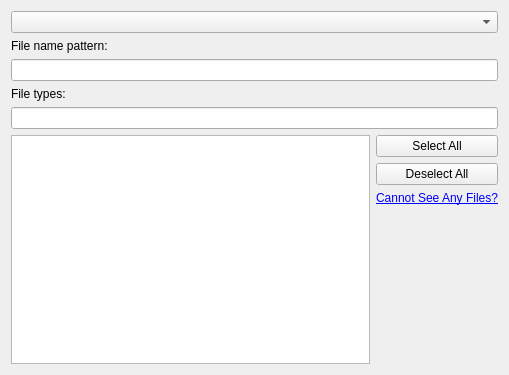
<?xml version="1.0" encoding="UTF-8"?>
<ui version="4.0">
 <class>folderviewFilterConfig</class>
 <widget class="QWidget" name="folderviewFilterConfig">
  <property name="geometry">
   <rect>
    <x>0</x>
    <y>0</y>
    <width>509</width>
    <height>375</height>
   </rect>
  </property>
  <property name="sizePolicy">
   <sizepolicy hsizetype="Expanding" vsizetype="Expanding">
    <horstretch>0</horstretch>
    <verstretch>0</verstretch>
   </sizepolicy>
  </property>
  <property name="minimumSize">
   <size>
    <width>500</width>
    <height>0</height>
   </size>
  </property>
  <layout class="QVBoxLayout" name="verticalLayout_2">
   <item>
    <widget class="QComboBox" name="filterCombo">
     <property name="toolTip">
      <string>&lt;!DOCTYPE HTML PUBLIC &quot;-//W3C//DTD HTML 4.0//EN&quot; &quot;http://www.w3.org/TR/REC-html40/strict.dtd&quot;&gt;
&lt;html&gt;&lt;head&gt;&lt;meta name=&quot;qrichtext&quot; content=&quot;1&quot; /&gt;&lt;style type=&quot;text/css&quot;&gt;
p, li { white-space: pre-wrap; }
&lt;/style&gt;&lt;/head&gt;&lt;body style=&quot; font-family:'Sans Serif'; font-size:10pt; font-weight:400; font-style:normal;&quot;&gt;
&lt;p style=&quot; margin-top:12px; margin-bottom:12px; margin-left:0px; margin-right:0px; -qt-block-indent:0; text-indent:0px;&quot;&gt;If you have selected &quot;Show Files Matching&quot; or &quot;Hide Files Matching&quot;, only the files matching BOTH the conditions will be shown or hidden respectively.&lt;/p&gt;
&lt;p style=&quot; margin-top:12px; margin-bottom:12px; margin-left:0px; margin-right:0px; -qt-block-indent:0; text-indent:0px;&quot;&gt;For example, if you have &quot;*&quot; as your pattern, but have nothing selected in the MIME types, no files will be shown.&lt;/p&gt;&lt;/body&gt;&lt;/html&gt;</string>
     </property>
     <property name="whatsThis">
      <string/>
     </property>
    </widget>
   </item>
   <item>
    <widget class="QFrame" name="fileFilters">
     <property name="sizePolicy">
      <sizepolicy hsizetype="Preferred" vsizetype="Preferred">
       <horstretch>0</horstretch>
       <verstretch>10</verstretch>
      </sizepolicy>
     </property>
     <layout class="QGridLayout" name="gridLayout_3">
      <property name="margin">
       <number>0</number>
      </property>
      <item row="0" column="1">
       <layout class="QGridLayout" name="mimeTypeLayout">
        <item row="5" column="0">
         <layout class="QHBoxLayout" name="horizontalLayout" stretch="1,0">
          <item>
           <widget class="QListView" name="filterFilesList">
            <property name="sizePolicy">
             <sizepolicy hsizetype="Expanding" vsizetype="Expanding">
              <horstretch>0</horstretch>
              <verstretch>0</verstretch>
             </sizepolicy>
            </property>
            <property name="selectionMode">
             <enum>QAbstractItemView::NoSelection</enum>
            </property>
            <property name="flow">
             <enum>QListView::TopToBottom</enum>
            </property>
            <property name="uniformItemSizes">
             <bool>true</bool>
            </property>
           </widget>
          </item>
          <item>
           <layout class="QVBoxLayout" name="verticalLayout">
            <item>
             <widget class="QPushButton" name="selectAll">
              <property name="text">
               <string>Select All</string>
              </property>
             </widget>
            </item>
            <item>
             <widget class="QPushButton" name="deselectAll">
              <property name="text">
               <string>Deselect All</string>
              </property>
             </widget>
            </item>
            <item>
             <widget class="QLabel" name="label">
              <property name="toolTip">
               <string>Note that if you have selected &quot;Show Files Matching&quot; or &quot;Hide Files Matching&quot;,
only the files matching BOTH the conditions will be shown or hidden respectively.
For example, if you have &quot;*&quot; as your pattern, but have nothing selected in the MIME types, no files will be shown.</string>
              </property>
              <property name="text">
               <string>&lt;a href=&quot;null&quot;&gt;Cannot See Any Files?&lt;/a&gt;</string>
              </property>
              <property name="alignment">
               <set>Qt::AlignCenter</set>
              </property>
             </widget>
            </item>
            <item>
             <spacer name="verticalSpacer">
              <property name="orientation">
               <enum>Qt::Vertical</enum>
              </property>
              <property name="sizeHint" stdset="0">
               <size>
                <width>20</width>
                <height>40</height>
               </size>
              </property>
             </spacer>
            </item>
           </layout>
          </item>
         </layout>
        </item>
        <item row="3" column="0">
         <widget class="KLineEdit" name="searchMimetype">
          <property name="clickMessage">
           <string>Search file type</string>
          </property>
          <property name="showClearButton" stdset="0">
           <bool>true</bool>
          </property>
         </widget>
        </item>
        <item row="2" column="0">
         <widget class="QLabel" name="fileTypesLabel">
          <property name="text">
           <string>File types:</string>
          </property>
         </widget>
        </item>
        <item row="0" column="0">
         <widget class="QLabel" name="fileNameLabel">
          <property name="text">
           <string>File name pattern:</string>
          </property>
         </widget>
        </item>
        <item row="1" column="0">
         <widget class="KLineEdit" name="filterFilesPattern">
          <property name="sizePolicy">
           <sizepolicy hsizetype="Expanding" vsizetype="Preferred">
            <horstretch>0</horstretch>
            <verstretch>0</verstretch>
           </sizepolicy>
          </property>
          <property name="toolTip">
           <string>Space-separated list of extensions, e.g. *.txt *.od*</string>
          </property>
          <property name="whatsThis">
           <string>Space-separated list of extensions, e.g. *.txt *.od* to display only office- and text-files</string>
          </property>
          <property name="alignment">
           <set>Qt::AlignBottom|Qt::AlignLeading|Qt::AlignLeft</set>
          </property>
          <property name="urlDropsEnabled">
           <bool>false</bool>
          </property>
          <property name="clickMessage">
           <string>Pattern filter</string>
          </property>
          <property name="showClearButton" stdset="0">
           <bool>true</bool>
          </property>
         </widget>
        </item>
       </layout>
      </item>
     </layout>
    </widget>
   </item>
  </layout>
 </widget>
 <customwidgets>
  <customwidget>
   <class>KLineEdit</class>
   <extends>QLineEdit</extends>
   <header>klineedit.h</header>
  </customwidget>
 </customwidgets>
 <includes>
  <include location="global">KUrlRequester</include>
 </includes>
 <connections/>
</ui>
